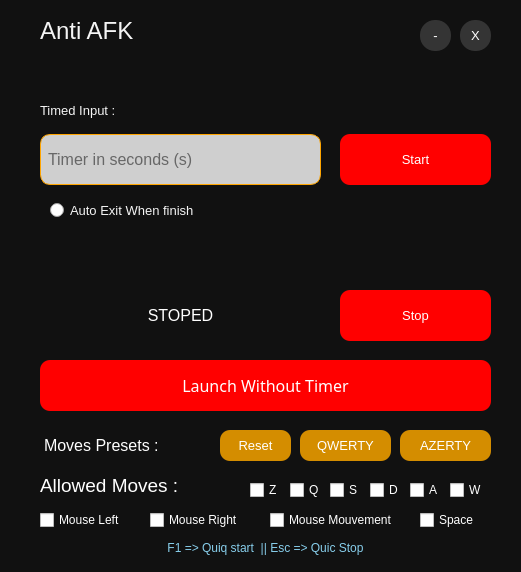
<?xml version="1.0" encoding="UTF-8"?>
<ui version="4.0">
 <class>Form</class>
 <widget class="QWidget" name="Form">
  <property name="geometry">
   <rect>
    <x>0</x>
    <y>0</y>
    <width>521</width>
    <height>572</height>
   </rect>
  </property>
  <property name="windowTitle">
   <string>Form</string>
  </property>
  <property name="styleSheet">
   <string notr="true">#Form {
	background-color: #111;
}

#exitBtn, #minimizeBtn {
background-color: rgba(255, 255, 255, 0.15);
border-radius: 0px;
border-bottom-left-radius: 10px;
}

#exitBtn:hover, #minimizeBtn:hover {
	background-color: red;
}

QLineEdit {
	border-radius: 10px;
	border: 1px solid orange;
	background-color: rgba(255, 255, 255, 0.8)
}

QCheckBox{
	color:white;
}

QPushButton {
	background-color: red;
	color: white;
	border-radius: 10px;
}</string>
  </property>
  <widget class="QPushButton" name="startWithoutTimerBtn">
   <property name="geometry">
    <rect>
     <x>40</x>
     <y>360</y>
     <width>451</width>
     <height>51</height>
    </rect>
   </property>
   <property name="font">
    <font>
     <family>Bahnschrift Light</family>
     <pointsize>12</pointsize>
    </font>
   </property>
   <property name="cursor">
    <cursorShape>PointingHandCursor</cursorShape>
   </property>
   <property name="text">
    <string>Launch Without Timer</string>
   </property>
  </widget>
  <widget class="QLineEdit" name="timeInput">
   <property name="geometry">
    <rect>
     <x>40</x>
     <y>134</y>
     <width>281</width>
     <height>51</height>
    </rect>
   </property>
   <property name="font">
    <font>
     <pointsize>12</pointsize>
    </font>
   </property>
   <property name="styleSheet">
    <string notr="true">padding: 5px;</string>
   </property>
   <property name="inputMask">
    <string/>
   </property>
   <property name="text">
    <string/>
   </property>
   <property name="placeholderText">
    <string>Timer in seconds (s)</string>
   </property>
  </widget>
  <widget class="QPushButton" name="startBtn">
   <property name="geometry">
    <rect>
     <x>340</x>
     <y>134</y>
     <width>151</width>
     <height>51</height>
    </rect>
   </property>
   <property name="font">
    <font>
     <family>Segoe UI</family>
     <pointsize>10</pointsize>
    </font>
   </property>
   <property name="cursor">
    <cursorShape>PointingHandCursor</cursorShape>
   </property>
   <property name="text">
    <string>Start</string>
   </property>
  </widget>
  <widget class="QRadioButton" name="autoExit">
   <property name="geometry">
    <rect>
     <x>50</x>
     <y>200</y>
     <width>191</width>
     <height>20</height>
    </rect>
   </property>
   <property name="font">
    <font>
     <family>Segoe UI</family>
     <pointsize>10</pointsize>
    </font>
   </property>
   <property name="cursor">
    <cursorShape>PointingHandCursor</cursorShape>
   </property>
   <property name="styleSheet">
    <string notr="true">color: #f4f4f4;</string>
   </property>
   <property name="text">
    <string>Auto Exit When finish</string>
   </property>
  </widget>
  <widget class="QPushButton" name="stopBtn">
   <property name="geometry">
    <rect>
     <x>340</x>
     <y>290</y>
     <width>151</width>
     <height>51</height>
    </rect>
   </property>
   <property name="font">
    <font>
     <family>Segoe UI</family>
     <pointsize>10</pointsize>
    </font>
   </property>
   <property name="cursor">
    <cursorShape>PointingHandCursor</cursorShape>
   </property>
   <property name="text">
    <string>Stop</string>
   </property>
  </widget>
  <widget class="QLabel" name="label_2">
   <property name="geometry">
    <rect>
     <x>40</x>
     <y>100</y>
     <width>131</width>
     <height>20</height>
    </rect>
   </property>
   <property name="font">
    <font>
     <family>Segoe UI</family>
     <pointsize>10</pointsize>
    </font>
   </property>
   <property name="styleSheet">
    <string notr="true">color: #f4f4f4;</string>
   </property>
   <property name="text">
    <string>Timed Input :</string>
   </property>
  </widget>
  <widget class="QLabel" name="error">
   <property name="geometry">
    <rect>
     <x>40</x>
     <y>240</y>
     <width>451</width>
     <height>21</height>
    </rect>
   </property>
   <property name="font">
    <font>
     <pointsize>11</pointsize>
    </font>
   </property>
   <property name="styleSheet">
    <string notr="true">color: #f4f4f4;</string>
   </property>
   <property name="text">
    <string/>
   </property>
   <property name="alignment">
    <set>Qt::AlignCenter</set>
   </property>
  </widget>
  <widget class="QCheckBox" name="SpaceBtn">
   <property name="geometry">
    <rect>
     <x>420</x>
     <y>510</y>
     <width>61</width>
     <height>20</height>
    </rect>
   </property>
   <property name="cursor">
    <cursorShape>PointingHandCursor</cursorShape>
   </property>
   <property name="text">
    <string>Space</string>
   </property>
  </widget>
  <widget class="QLabel" name="label_3">
   <property name="geometry">
    <rect>
     <x>40</x>
     <y>470</y>
     <width>191</width>
     <height>31</height>
    </rect>
   </property>
   <property name="font">
    <font>
     <family>Segoe UI</family>
     <pointsize>14</pointsize>
    </font>
   </property>
   <property name="styleSheet">
    <string notr="true">color: white;</string>
   </property>
   <property name="text">
    <string>Allowed Moves :</string>
   </property>
  </widget>
  <widget class="QCheckBox" name="ZBtn">
   <property name="geometry">
    <rect>
     <x>250</x>
     <y>480</y>
     <width>31</width>
     <height>20</height>
    </rect>
   </property>
   <property name="cursor">
    <cursorShape>PointingHandCursor</cursorShape>
   </property>
   <property name="text">
    <string>Z</string>
   </property>
  </widget>
  <widget class="QCheckBox" name="QBtn">
   <property name="geometry">
    <rect>
     <x>290</x>
     <y>480</y>
     <width>31</width>
     <height>20</height>
    </rect>
   </property>
   <property name="cursor">
    <cursorShape>PointingHandCursor</cursorShape>
   </property>
   <property name="text">
    <string>Q</string>
   </property>
  </widget>
  <widget class="QCheckBox" name="SBtn">
   <property name="geometry">
    <rect>
     <x>330</x>
     <y>480</y>
     <width>31</width>
     <height>20</height>
    </rect>
   </property>
   <property name="cursor">
    <cursorShape>PointingHandCursor</cursorShape>
   </property>
   <property name="text">
    <string>S</string>
   </property>
  </widget>
  <widget class="QCheckBox" name="DBtn">
   <property name="geometry">
    <rect>
     <x>370</x>
     <y>480</y>
     <width>31</width>
     <height>20</height>
    </rect>
   </property>
   <property name="cursor">
    <cursorShape>PointingHandCursor</cursorShape>
   </property>
   <property name="text">
    <string>D</string>
   </property>
  </widget>
  <widget class="QCheckBox" name="WBtn">
   <property name="geometry">
    <rect>
     <x>450</x>
     <y>480</y>
     <width>41</width>
     <height>20</height>
    </rect>
   </property>
   <property name="cursor">
    <cursorShape>PointingHandCursor</cursorShape>
   </property>
   <property name="text">
    <string>W</string>
   </property>
  </widget>
  <widget class="QCheckBox" name="ABtn">
   <property name="geometry">
    <rect>
     <x>410</x>
     <y>480</y>
     <width>31</width>
     <height>20</height>
    </rect>
   </property>
   <property name="cursor">
    <cursorShape>PointingHandCursor</cursorShape>
   </property>
   <property name="text">
    <string>A</string>
   </property>
  </widget>
  <widget class="QPushButton" name="qwertyPreset">
   <property name="geometry">
    <rect>
     <x>300</x>
     <y>430</y>
     <width>91</width>
     <height>31</height>
    </rect>
   </property>
   <property name="font">
    <font>
     <family>Segoe UI</family>
     <pointsize>10</pointsize>
     <weight>50</weight>
     <bold>false</bold>
    </font>
   </property>
   <property name="cursor">
    <cursorShape>PointingHandCursor</cursorShape>
   </property>
   <property name="styleSheet">
    <string notr="true">background-color: rgb(212, 141, 0) ;</string>
   </property>
   <property name="text">
    <string>QWERTY</string>
   </property>
  </widget>
  <widget class="QPushButton" name="azertyPreset">
   <property name="geometry">
    <rect>
     <x>400</x>
     <y>430</y>
     <width>91</width>
     <height>31</height>
    </rect>
   </property>
   <property name="font">
    <font>
     <family>Segoe UI</family>
     <pointsize>10</pointsize>
     <weight>50</weight>
     <bold>false</bold>
    </font>
   </property>
   <property name="cursor">
    <cursorShape>PointingHandCursor</cursorShape>
   </property>
   <property name="styleSheet">
    <string notr="true">background-color: rgb(212, 141, 0) ;</string>
   </property>
   <property name="text">
    <string>AZERTY</string>
   </property>
  </widget>
  <widget class="QLabel" name="label_4">
   <property name="geometry">
    <rect>
     <x>44</x>
     <y>430</y>
     <width>161</width>
     <height>31</height>
    </rect>
   </property>
   <property name="font">
    <font>
     <pointsize>12</pointsize>
    </font>
   </property>
   <property name="styleSheet">
    <string notr="true">color: white;</string>
   </property>
   <property name="text">
    <string>Moves Presets :</string>
   </property>
  </widget>
  <widget class="QWidget" name="header" native="true">
   <property name="geometry">
    <rect>
     <x>0</x>
     <y>0</y>
     <width>521</width>
     <height>51</height>
    </rect>
   </property>
   <property name="cursor">
    <cursorShape>OpenHandCursor</cursorShape>
   </property>
   <property name="mouseTracking">
    <bool>true</bool>
   </property>
   <property name="autoFillBackground">
    <bool>false</bool>
   </property>
   <widget class="QLabel" name="label">
    <property name="geometry">
     <rect>
      <x>40</x>
      <y>10</y>
      <width>141</width>
      <height>41</height>
     </rect>
    </property>
    <property name="font">
     <font>
      <pointsize>18</pointsize>
     </font>
    </property>
    <property name="styleSheet">
     <string notr="true">color: #f4f4f4;</string>
    </property>
    <property name="text">
     <string>Anti AFK</string>
    </property>
   </widget>
   <widget class="QPushButton" name="exitBtn">
    <property name="enabled">
     <bool>true</bool>
    </property>
    <property name="geometry">
     <rect>
      <x>460</x>
      <y>20</y>
      <width>31</width>
      <height>31</height>
     </rect>
    </property>
    <property name="font">
     <font>
      <family>Nirmala UI</family>
      <pointsize>10</pointsize>
     </font>
    </property>
    <property name="cursor">
     <cursorShape>PointingHandCursor</cursorShape>
    </property>
    <property name="toolTip">
     <string>&lt;html&gt;&lt;head/&gt;&lt;body&gt;&lt;p&gt;&lt;br/&gt;&lt;/p&gt;&lt;/body&gt;&lt;/html&gt;</string>
    </property>
    <property name="whatsThis">
     <string>&lt;html&gt;&lt;head/&gt;&lt;body&gt;&lt;p&gt;&lt;br/&gt;&lt;/p&gt;&lt;/body&gt;&lt;/html&gt;</string>
    </property>
    <property name="styleSheet">
     <string notr="true">border-radius: 15px;
padding: 4px;
</string>
    </property>
    <property name="text">
     <string>X</string>
    </property>
   </widget>
   <widget class="QPushButton" name="minimizeBtn">
    <property name="enabled">
     <bool>true</bool>
    </property>
    <property name="geometry">
     <rect>
      <x>420</x>
      <y>20</y>
      <width>31</width>
      <height>31</height>
     </rect>
    </property>
    <property name="font">
     <font>
      <family>Nirmala UI</family>
      <pointsize>10</pointsize>
     </font>
    </property>
    <property name="cursor">
     <cursorShape>PointingHandCursor</cursorShape>
    </property>
    <property name="toolTip">
     <string>&lt;html&gt;&lt;head/&gt;&lt;body&gt;&lt;p&gt;&lt;br/&gt;&lt;/p&gt;&lt;/body&gt;&lt;/html&gt;</string>
    </property>
    <property name="whatsThis">
     <string>&lt;html&gt;&lt;head/&gt;&lt;body&gt;&lt;p&gt;&lt;br/&gt;&lt;/p&gt;&lt;/body&gt;&lt;/html&gt;</string>
    </property>
    <property name="styleSheet">
     <string notr="true">border-radius: 15px;
padding: 4px;
</string>
    </property>
    <property name="text">
     <string>-</string>
    </property>
   </widget>
  </widget>
  <widget class="QLabel" name="label_5">
   <property name="geometry">
    <rect>
     <x>40</x>
     <y>540</y>
     <width>451</width>
     <height>16</height>
    </rect>
   </property>
   <property name="styleSheet">
    <string notr="true">color: skyblue;</string>
   </property>
   <property name="text">
    <string>F1 =&gt; Quiq start  || Esc =&gt; Quic Stop</string>
   </property>
   <property name="alignment">
    <set>Qt::AlignCenter</set>
   </property>
  </widget>
  <widget class="QLabel" name="timeLeft">
   <property name="geometry">
    <rect>
     <x>40</x>
     <y>290</y>
     <width>281</width>
     <height>51</height>
    </rect>
   </property>
   <property name="font">
    <font>
     <pointsize>12</pointsize>
    </font>
   </property>
   <property name="styleSheet">
    <string notr="true">color: white;</string>
   </property>
   <property name="text">
    <string>STOPED</string>
   </property>
   <property name="alignment">
    <set>Qt::AlignCenter</set>
   </property>
  </widget>
  <widget class="QCheckBox" name="mouseMovement">
   <property name="geometry">
    <rect>
     <x>270</x>
     <y>510</y>
     <width>131</width>
     <height>20</height>
    </rect>
   </property>
   <property name="text">
    <string>Mouse Mouvement</string>
   </property>
  </widget>
  <widget class="QPushButton" name="resetPreset">
   <property name="geometry">
    <rect>
     <x>220</x>
     <y>430</y>
     <width>71</width>
     <height>31</height>
    </rect>
   </property>
   <property name="font">
    <font>
     <family>Segoe UI</family>
     <pointsize>10</pointsize>
     <weight>50</weight>
     <bold>false</bold>
    </font>
   </property>
   <property name="cursor">
    <cursorShape>PointingHandCursor</cursorShape>
   </property>
   <property name="styleSheet">
    <string notr="true">background-color: rgb(212, 141, 0) ;</string>
   </property>
   <property name="text">
    <string>Reset</string>
   </property>
  </widget>
  <widget class="QCheckBox" name="mouseRight">
   <property name="geometry">
    <rect>
     <x>150</x>
     <y>510</y>
     <width>101</width>
     <height>20</height>
    </rect>
   </property>
   <property name="text">
    <string>Mouse Right</string>
   </property>
  </widget>
  <widget class="QCheckBox" name="mouseLeft">
   <property name="geometry">
    <rect>
     <x>40</x>
     <y>510</y>
     <width>91</width>
     <height>20</height>
    </rect>
   </property>
   <property name="text">
    <string>Mouse Left</string>
   </property>
  </widget>
 </widget>
 <resources>
  <include location="uiResources.qrc"/>
 </resources>
 <connections/>
</ui>
